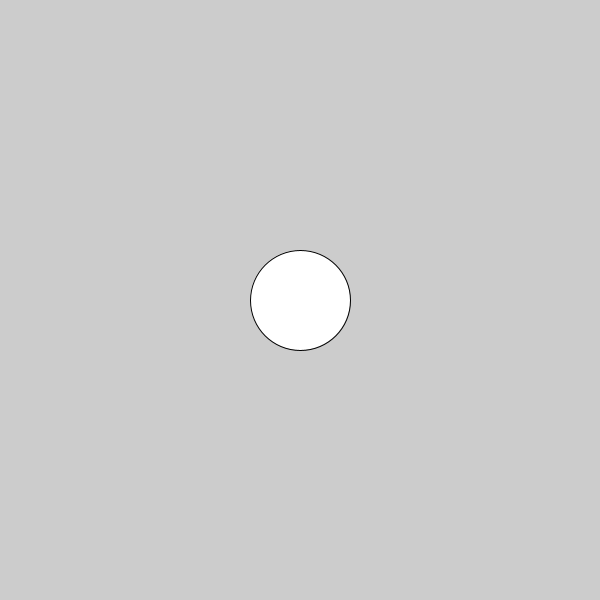
Frame 1 (no input)
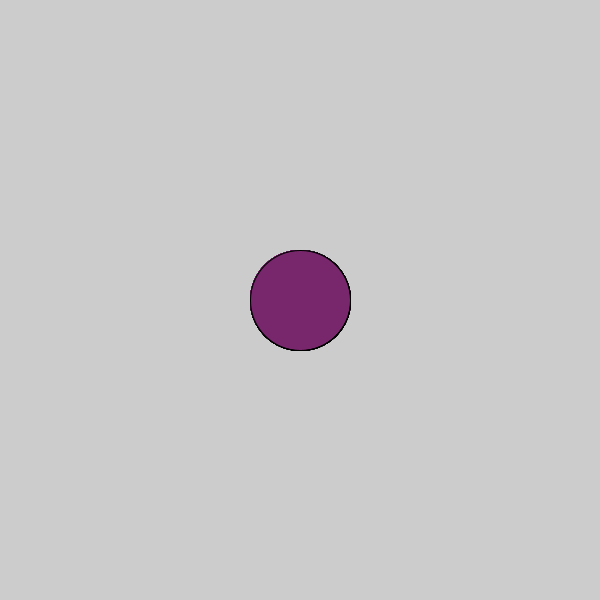
Frame 60 (the mouse pressed at the canvas centre just before this capture)
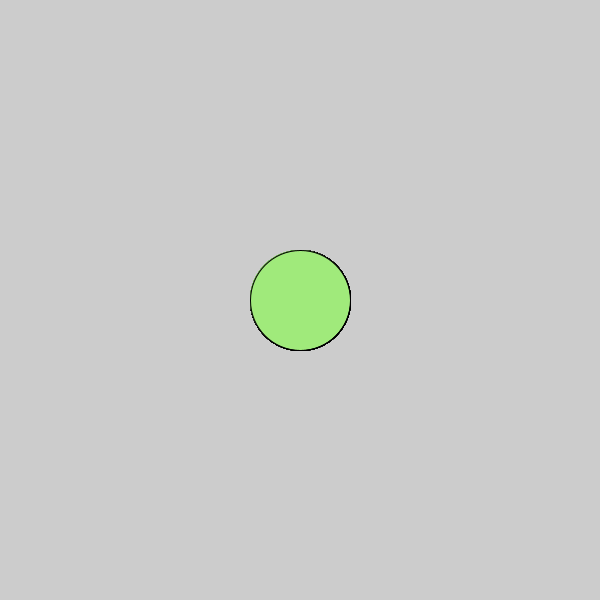
Frame 120 (the mouse held since frame 60 and released just before this capture)

The Processing sketch that drew these frames (run headless with seeded random() and noise(); from frame 60 on, the mouse is pressed at the canvas centre):

// Processing sketch: c_LogicalDot
// ── c_LogicalDot.pde

void setup() {
  
// 1. Set the size of the sketch. Make it 600 pixels square. 
  size(600,600);

}

void draw() {
  
// 2. Draw an ellipse
// Run the program to make sure it works before moving on.

ellipse(300,300,100,100);


// 3. Change the color of the ellipse when the mouse is pressed.
//    Use the following code, but put your colors where indicated
//    Remember to use the   fill()  command to set colors.
if (mousePressed)
 {
 fill(#A0EA7B);
   //  put one color here 
  
} else {
  
   // put a different color here
  fill(#79276C);
}  
  
  
  
}
